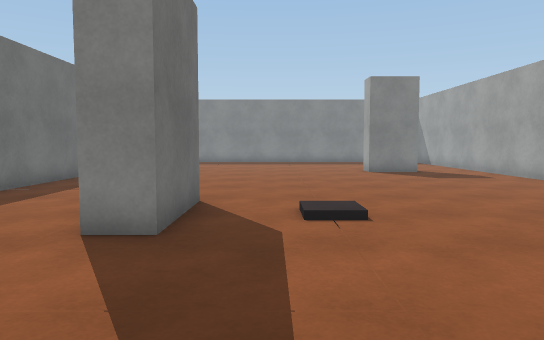
View 1 (above)

16 first-person views from a walk through a Unity game level. The camera is 1.2 m above the floor, tilts 4° down and sees 70° across. The floor is counted in squares, 1 m on a side. Each view is taken from the middle of a square. On the plan, view 1 faces up. The plan holds only what a view shows up to about 15 squares ahead; the rest is blank. Surface patterns are stand-ins for the level's own textures.

View 2
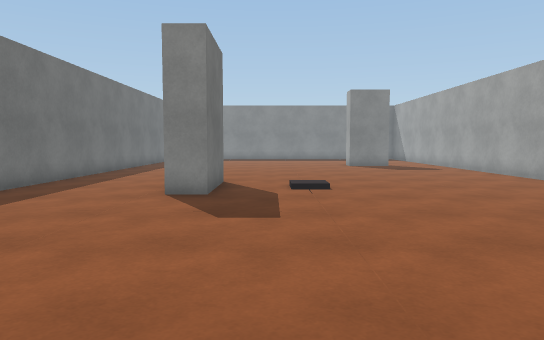

View 3
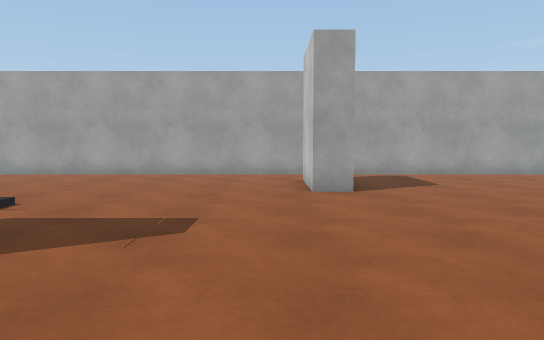

View 4
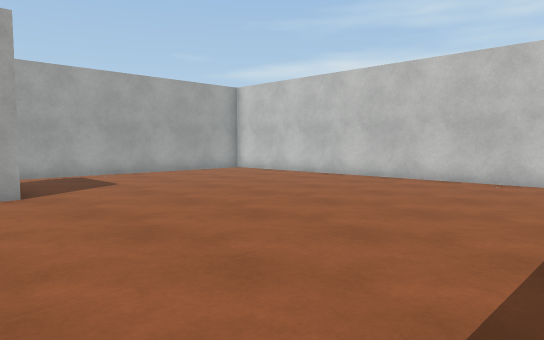

View 5
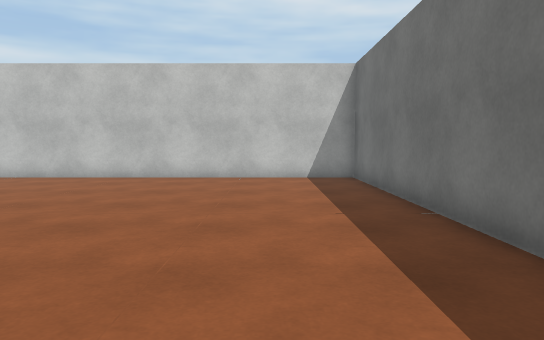

View 6
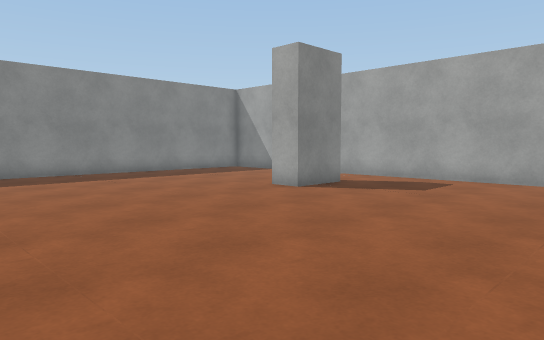

View 7
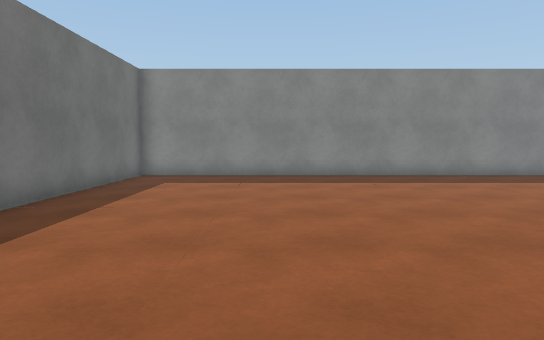

View 8
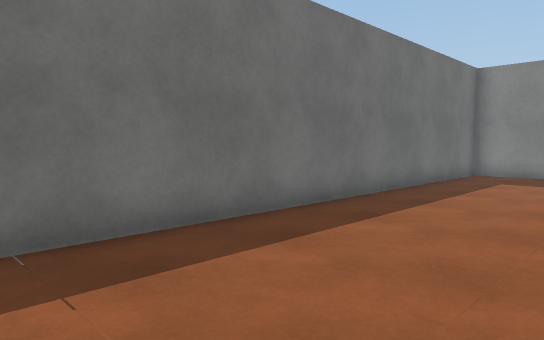

View 9
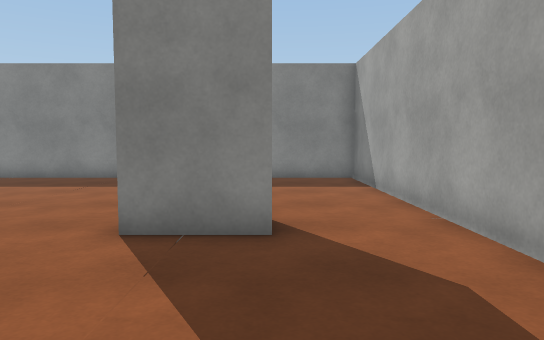

View 10
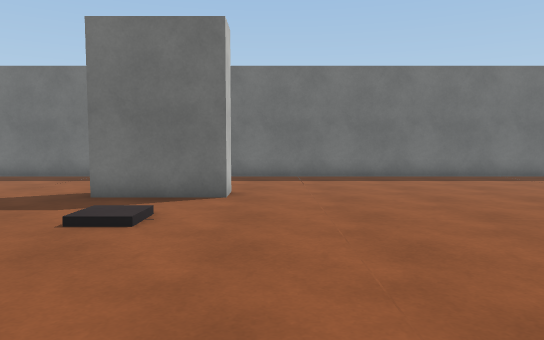

View 11
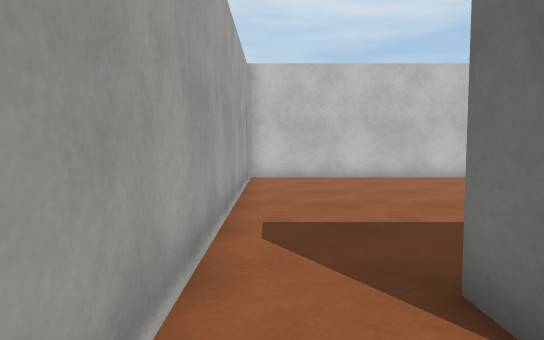

View 12
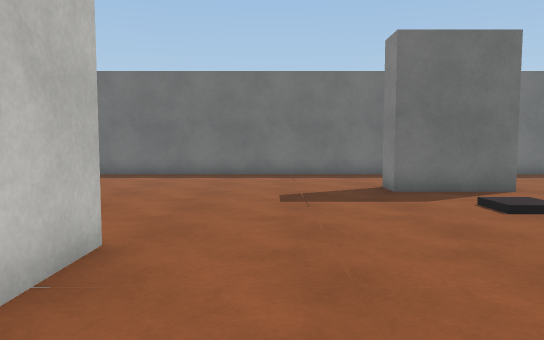

View 13
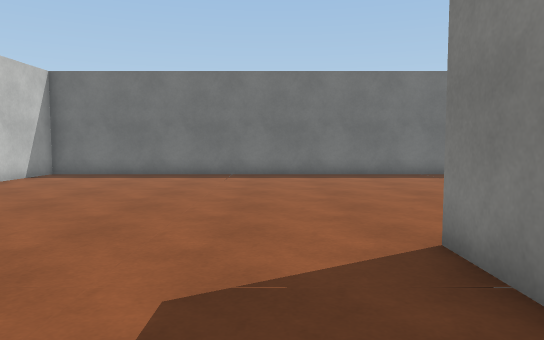

View 14
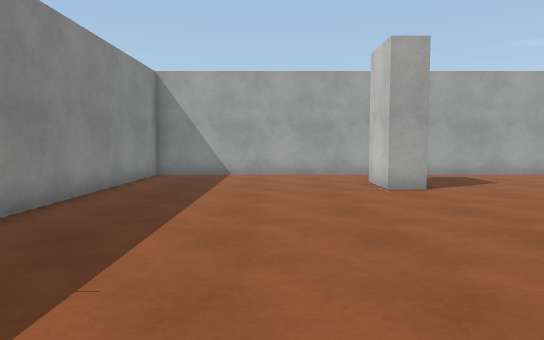

View 15
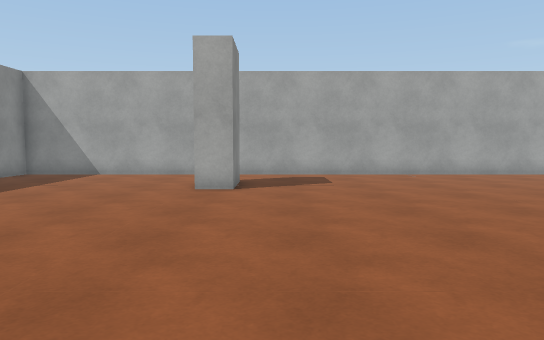

View 16
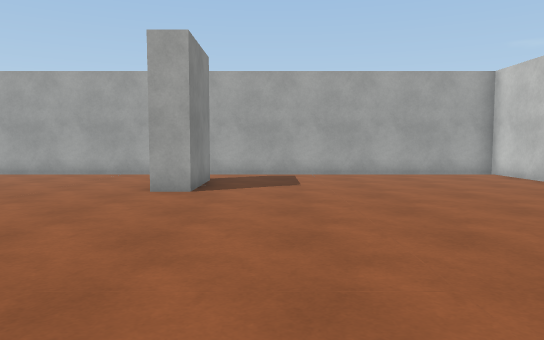

### Floor plan
Points are (right, up) in squares from view 1. A wall is a line through its corners. A room is listed if a view was taken in it or the views show most of it. See-through windows are left out.
Room 1 (views 1, 2, 3, 4, 5, 6, 7, 8, 9, 10, 11, 12, 13, 14, 15, 16)
walls: (-2.5, 8) (-1.5, 8) (-1.5, 5) (-2.5, 5); (3.5, 0) (6.5, 0) (6.5, -1) (3.5, -1) (3.5, 0); (6, 16) (4, 16) (4, 17) (6, 17); (-6.8, -11.4) (8.9, -11.4) (8.9, 24.4) (-6.8, 24.4) (-6.8, -11.4)

Where each view was taken, in squares from view 1:
view 1: 0 up, 0 right, facing up
view 2: 4 down, 0 right, facing up
view 3: 1 up, 6 left, facing right
view 4: 1 up, 6 left, facing down-right
view 5: 2 up, 4 left, facing down
view 6: 9 up, 4 left, facing up-right
view 7: 10 up, 2 left, facing up
view 8: 9 up, 2 left, facing up-left
view 9: 11 up, 6 right, facing up
view 10: 9 up, 7 right, facing left
view 11: 2 up, 8 right, facing down
view 12: 2 up, 8 right, facing left
view 13: 3 down, 8 right, facing left
view 14: 20 up, 6 left, facing right
view 15: 15 up, 6 left, facing right
view 16: 3 down, 6 left, facing right
